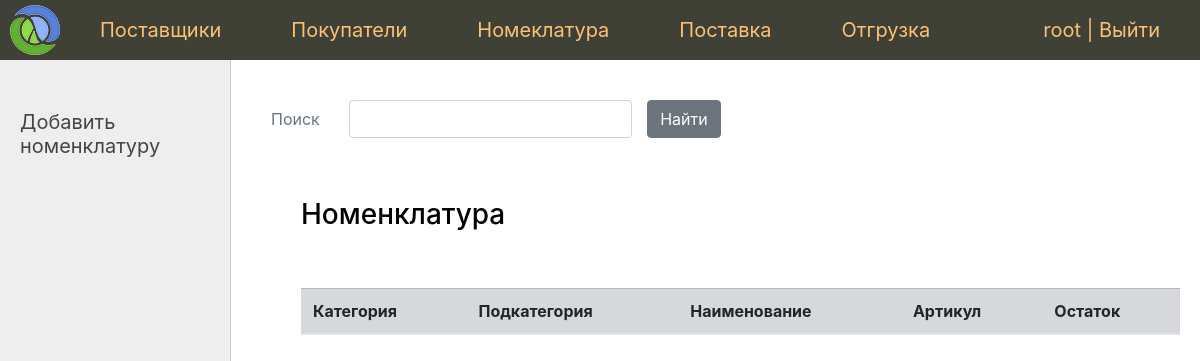
/nomenclature/ (signed in), run on an earlier commit of the app's database.
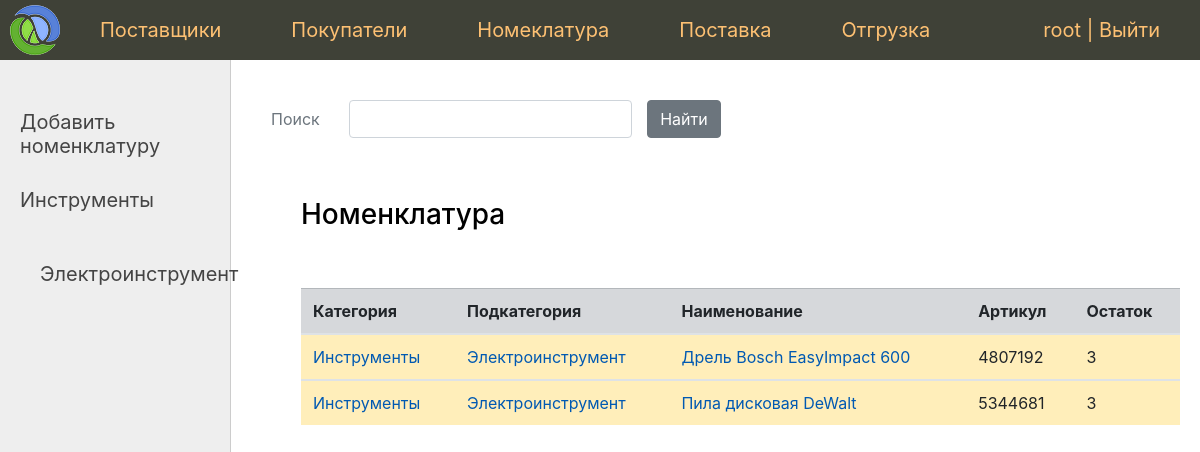
And on a later commit of the database.
### app/nomenclature/models.py (models this page shows, shortened)
class Category(models.Model):
    name = models.CharField('Категория', max_length=100, unique=True)
    def __str__(self):
        return self.name
    def get_absolute_url(self):
        return reverse('category', kwargs={'pk': self.pk})
    class Meta:
        verbose_name = 'Категория'
        verbose_name_plural = 'Категории'

class SubCategory(models.Model):
    name = models.CharField('Подкатегория', max_length=100, unique=True)
    category = models.ForeignKey(
        Category,
        on_delete=models.CASCADE,
        verbose_name='Категория'
    )
    def __str__(self):
        return self.name
    def get_absolute_url(self):
        return reverse('subcategory', kwargs={'pk': self.pk})
    class Meta:
        verbose_name = 'Подкатегория'
        verbose_name_plural = 'Подкатегории'

class Nomenclature(models.Model):
    name = models.CharField('Наименование', max_length=100)
    article = models.IntegerField('Артикул', unique=True)
    price = models.IntegerField('Цена')
    subcategory = models.ForeignKey(
        SubCategory,
        on_delete=models.CASCADE,
        verbose_name='Подкатегория'
    )
    def get_absolute_url(self):
        return reverse('nomenclature', kwargs={'pk': self.pk})
    class Meta:
        verbose_name = 'Номенклатура'
        verbose_name_plural = 'Номенклатура'

### app/nomenclature/views.py (the view)
# urls.py: path('nomenclature/', NomenclatureListView.as_view(),
class NomenclatureListView(SuperUserRequiredMixin, DataMixin, ListView):
    model = Nomenclature
    template_name = 'nomenclature/list.html'
    context_object_name = 'nomenclatures'
    def get_context_data(self, *, object_list=None, **kwargs):
        context = super().get_context_data(**kwargs)
        context.update(
            self.get_user_context(
                title='Номенклатура',
                subcats=get_subcats(),
                search_form=SearchForm(data=self.request.GET)
            )
        )
        return context
    def get_queryset(self):
        query = self.request.GET.get('search', '')
        return get_nomenclatures_list(query)

### app/core/forms.py
class SearchForm(forms.Form):
    search = forms.CharField(
        label='Поиск',
        widget=forms.TextInput(
            attrs={'class': 'form-control'}
        )
    )

### app/core/mixin.py (called while the page is built)
    def dispatch(self, request, *args, **kwargs):
        if not request.user.is_superuser:
            return self.handle_no_permission()
        return super().dispatch(request, *args, **kwargs)

    def get_user_context(self, **kwargs):
        context = kwargs
        if self.request.user.is_superuser:
            context['menu'] = menu
        return context

### app/nomenclature/services.py (called while the page is built)
def get_subcats():
    return SubCategory.objects.annotate(
        total=Count('nomenclature')).filter(
        total__gt=0).order_by('category__name', 'name')

def get_nomenclatures_list(query):
    return Nomenclature.objects.filter(name__icontains=query).annotate(
        store_amount=F('store__amount')).order_by(
        'subcategory__category__name',
        'subcategory__name',
        'name'
    )

### app/nomenclature/templates/nomenclature/list.html
{% extends 'core/base.html' %}
{% block left_menu %}
    <ul id="left-chapters">
        <li><a href="{% url 'nomenklature_add' %}">Добавить номенклатуру</a></li>
        {% regroup subcats by category as categories %}
        {% for category in categories %}
            <li><a href="{{ category.grouper.get_absolute_url }}">{{ category.grouper }}</a></li>
            <ul>
                {% for subcategory in category.list %}
                    <li><a href="{{ subcategory.get_absolute_url }}">{{ subcategory }}</a></li>
                {% endfor %}
            </ul>
        {% endfor %}
    </ul>
{% endblock %}
{% block breadcrumbs %}
    {% include 'core/search.html' %}
{% endblock %}
{% block content %}
    <h3>{{ title }}</h3>
    <br><br>
    <table class="table">
    <thead>
        <tr class="table-secondary">
            <th scope="col">Категория</th>
            <th scope="col">Подкатегория</th>
            <th scope="col">Наименование</th>
            <th scope="col">Артикул</th>
            <th scope="col">Остаток</th>
        </tr>
    </thead>
        {% regroup nomenclatures by subcategory.category as categories %}
        {% for category in categories %}
            <tbody>
            {% regroup category.list by subcategory as subcategories %}
            {% for subcategory in subcategories %}
                {% for nomenclature in subcategory.list %}
                    {% if nomenclature.store_amount > 5 %}
                        <tr>
                    {% elif nomenclature.store_amount %}
                        <tr class="table-warning">
                    {% else %}
                        <tr class="table-danger">
                    {% endif %}
                        <td><a href="{{ category.grouper.get_absolute_url }}">{{ category.grouper }}</a></td>
                        <td><a href="{{ subcategory.grouper.get_absolute_url }}">{{ subcategory.grouper }}</a></td>
                        <td><a href="{{ nomenclature.get_absolute_url }}">{{ nomenclature.name }}</a></td>
                        <td>{{ nomenclature.article }}</td>
                        <td>{{ nomenclature.store_amount }}</td>
                    </tr>
                    </tbody>
                {% endfor %}
            {% endfor %}
        {% endfor %}
    </table>
{% endblock %}

### app/core/templates/core/base.html (shortened to what this page needs)
{% load static %}
{% load bootstrap4 %}
{% bootstrap_css %}
<!DOCTYPE html>
<html>
<head>
	<link type="text/css" href="{% static 'sklad/css/styles.css' %}" rel="stylesheet" />
</head>
<body>
<table class="table-page" border=0 cellpadding="0" cellspacing="0">
<tr>
    <td valign=top>
    {% block mainmenu %}
        <div class="header">
            <ul id="mainmenu" class="mainmenu">
                <li class="logo">
                    <a href="{% url 'home' %}"><div class="logo"></div></a>
                </li>
                {% for m in menu %}
                    <li><a href="{% url m.url_name %}">{{m.title}}</a></li>
                {% endfor %}
                {% if request.user.is_authenticated %}
                    <li class="last">{{ user.username }} | <a href="{% url 'logout' %}">Выйти</a></li>
                {% else %}
                    <li class="last"><a href="{% url 'login' %}">Войти</a></li>
                {% endif %}
            </ul>
        </div>
    {% endblock mainmenu %}
<table class="table-content" border=0 cellpadding="0" cellspacing="0">
<tr>
	<td valign="top" class="left-chapters">
        {% block left_menu %}{% endblock %}
    </td>
    <td valign="top" class="content">
	    {% block breadcrumbs %}
	    {% endblock %}
	<div class="content-text">
        {% block content %}
        {% endblock %}
	</div>
</td></tr></table>
</td></tr>
</table>
</body>
</html>

### app/core/templates/core/search.html
<form method="get">
    <div class="form-group row">
        <label class="col-md-1 col-form-label form-control-label text-muted" for="{{ search_form.query.id_for_label }}">{{ search_form.search.label }}</label>
        <div class="col-lg-4">{{ search_form.search }}</div>
        <button type="submit" class="btn btn-secondary">Найти</button>
    </div>
</form>

### app/core/static/sklad/css/styles.css (style rules this page uses)
html, body { margin: 0; padding: 0; height: 100%; width: 100%; color: #444; }
a { color: #0059b2; text-decoration: none; }
.table-page { width: 100%; height: 100%; vertical-align: top; }
.table-page tr { height: 100%; }
.header { background: #3F4137; height: 60px; }
.logo { background: url('../images/logo.png') no-repeat 10px 5px; width: 70px; height: 60px; }
ul.mainmenu { list-style: none; margin: 0; padding: 0; height: 60px; color: #fdc073; font-size: 20px; overflow: hidden; }
ul.mainmenu li { float: left; margin: 18px 40px 0 30px; }
ul.mainmenu li.logo { margin: 0; }
ul.mainmenu li.last { float: right; }
ul.mainmenu li a { color: #fdc073; text-decoration: none; }
.table-content { width: 100%; min-height: 100%; height: 100%; }
.left-chapters { margin: 0; background: #eee; border-right: 1px solid #ccc; min-height: 100%; }
.left-chapters ul { width: 230px; min-height: 100%; margin: 0; padding: 20px 10px 10px 20px; list-style: none; font-size: 20px; }
.left-chapters ul li { margin: 30px 0 0 0; color: #999; }
.left-chapters ul li a { color: #444; text-decoration: none; }
.content { padding: 40px 20px 20px 40px; width: 100%; box-sizing: border-box; }
.content-text { margin: 60px 0 0 30px; color: #000; font-size: 20px; }

What changed in the data, as far as the page shows it:
added Category: grouper "Инструменты"
added SubCategory: name "Электроинструмент", grouper "Электроинструмент"
added Nomenclature: name "Дрель Bosch EasyImpact 600", article "4807192", store_amount "3"
added Nomenclature: name "Пила дисковая DeWalt", article "5344681", store_amount "3"
